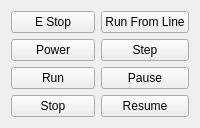
      <widget class="QWidget" name="tab_7">
       <attribute name="title">
        <string>Mach</string>
       </attribute>
       <layout class="QGridLayout" name="gridLayout_12">
        <item row="3" column="0">
         <widget class="QPushButton" name="stop_pb">
          <property name="sizePolicy">
           <sizepolicy hsizetype="Minimum" vsizetype="Expanding">
            <horstretch>0</horstretch>
            <verstretch>0</verstretch>
           </sizepolicy>
          </property>
          <property name="text">
           <string>Stop</string>
          </property>
         </widget>
        </item>
        <item row="2" column="0">
         <widget class="QPushButton" name="run_pb">
          <property name="sizePolicy">
           <sizepolicy hsizetype="Minimum" vsizetype="Expanding">
            <horstretch>0</horstretch>
            <verstretch>0</verstretch>
           </sizepolicy>
          </property>
          <property name="text">
           <string>Run</string>
          </property>
          <property name="led_indicator" stdset="0">
           <bool>false</bool>
          </property>
         </widget>
        </item>
        <item row="0" column="0">
         <widget class="QPushButton" name="estop_pb">
          <property name="sizePolicy">
           <sizepolicy hsizetype="Minimum" vsizetype="Expanding">
            <horstretch>0</horstretch>
            <verstretch>0</verstretch>
           </sizepolicy>
          </property>
          <property name="text">
           <string>E Stop</string>
          </property>
          <property name="off_text" stdset="0">
           <string>E Stop</string>
          </property>
          <property name="on_text" stdset="0">
           <string>Danger</string>
          </property>
          <property name="led_indicator" stdset="0">
           <bool>true</bool>
          </property>
         </widget>
        </item>
        <item row="1" column="0">
         <widget class="QPushButton" name="power_pb">
          <property name="sizePolicy">
           <sizepolicy hsizetype="Minimum" vsizetype="Expanding">
            <horstretch>0</horstretch>
            <verstretch>0</verstretch>
           </sizepolicy>
          </property>
          <property name="text">
           <string>Power</string>
          </property>
          <property name="on_text" stdset="0">
           <string>Power On</string>
          </property>
          <property name="off_text" stdset="0">
           <string>Power Off</string>
          </property>
          <property name="led_indicator" stdset="0">
           <bool>true</bool>
          </property>
         </widget>
        </item>
        <item row="0" column="1">
         <widget class="QPushButton" name="run_from_line_pb">
          <property name="sizePolicy">
           <sizepolicy hsizetype="Minimum" vsizetype="Expanding">
            <horstretch>0</horstretch>
            <verstretch>0</verstretch>
           </sizepolicy>
          </property>
          <property name="text">
           <string>Run From Line</string>
          </property>
         </widget>
        </item>
        <item row="1" column="1">
         <widget class="QPushButton" name="step_pb">
          <property name="sizePolicy">
           <sizepolicy hsizetype="Minimum" vsizetype="Expanding">
            <horstretch>0</horstretch>
            <verstretch>0</verstretch>
           </sizepolicy>
          </property>
          <property name="text">
           <string>Step</string>
          </property>
         </widget>
        </item>
        <item row="2" column="1">
         <widget class="QPushButton" name="pause_pb">
          <property name="sizePolicy">
           <sizepolicy hsizetype="Minimum" vsizetype="Expanding">
            <horstretch>0</horstretch>
            <verstretch>0</verstretch>
           </sizepolicy>
          </property>
          <property name="text">
           <string>Pause</string>
          </property>
         </widget>
        </item>
        <item row="3" column="1">
         <widget class="QPushButton" name="resume_pb">
          <property name="sizePolicy">
           <sizepolicy hsizetype="Minimum" vsizetype="Expanding">
            <horstretch>0</horstretch>
            <verstretch>0</verstretch>
           </sizepolicy>
          </property>
          <property name="text">
           <string>Resume</string>
          </property>
         </widget>
        </item>
       </layout>
      </widget>
